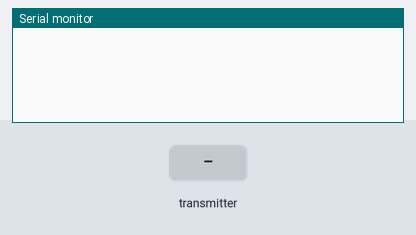
A sketch run on a simulated ESP8266 (NodeMCU). Parts: the last lines printed to the serial monitor. The inputs (shaded band) are chosen by the test bench. WiFi joins after 1.5 s; servers stay silent unless stated; no radio packets arrive unless stated.

Above: at 3.0 s.
3.1 s: the transmitter starts sending humidity1 = 0
At 4.6 s:
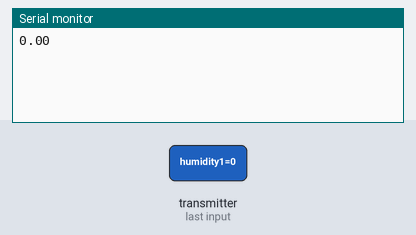
7.3 s: the transmitter starts sending temperature1 = 25
At 8.6 s:
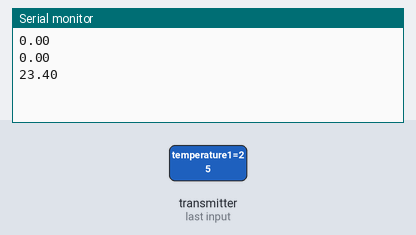
8.8 s: the transmitter starts sending temperature1 = 50
At 10.5 s:
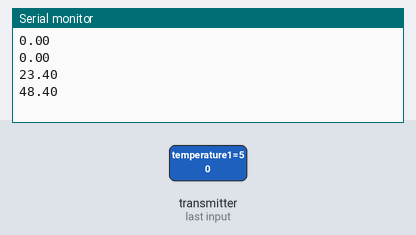
Timing chart, 0 to 12.0 s (numbered marks = the images above; inputs shaded):
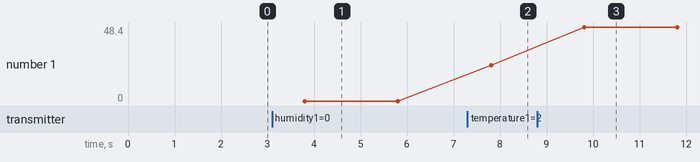

The sketch:

barn_temp_in.ino
```cpp
#define GREEN     "#23C48E"
#define RED       "#D3435C"

#include <ESP8266WiFi.h>
#include <BlynkSimpleEsp8266.h>
#include <SPI.h>
#include "nRF24L01.h"
#include "RF24.h"

unsigned long timer;
unsigned long timer2;

byte address[][6] = {"1Node", "2Node", "3Node", "4Node", "5Node", "6Node"};  //1Node - главный модуль; 2Node - модуль реле; 3Node - модуль сенсора воды

RF24 radio(D4, D2);
WidgetLED led0(V4);

char auth[] = "3e883JyisvmmRpfE9RrWlw_Qoa-B0vCX";
char ssid[] = "RT-WiFi_95B8";
char pass[] = "9edt3JgT";

struct Data {
  float humidity1;
  float temperature1;
  float humidity2;
  float temperature2;
};

Data data;

void setup(){
  Serial.begin(9600); //открываем порт для связи с ПК
  Blynk.begin(auth, ssid, pass);
  led0.on();
  timer = millis();
  setupRadio();
}

void loop() {
  Blynk.run();
  if (millis() - timer >= 2000) {
    if (radio.available()) {
       radio.read(&data, sizeof(data));
       data.temperature1 = data.temperature1 != 0 ? data.temperature1 - 1.6 : 0;
       data.temperature2 = data.temperature2 != 0 ? data.temperature2 - 0.9 : 0;
       data.humidity1 = data.humidity1 != 0 ? data.humidity1 + 4.0 : 0;
       data.humidity2 = data.humidity2 != 0 ? data.humidity2 - 3.0 : 0;
       Serial.println(data.temperature1);
       Blynk.setProperty(V4, "color", GREEN);
    } else {
      data.temperature1 = 0;
      data.humidity1 = 0;
      data.temperature2 = 0;
      data.humidity2 = 0;
      Blynk.setProperty(V4, "color", RED);

//      if (millis() - timer2 >= 120000) {
//         Blynk.notify("Модуль датчиков не активен 3 минуты");
//         timer2 = millis();
//      }

      Serial.println("Test2");
    }
    Blynk.virtualWrite(V0, data.temperature1);
    Blynk.virtualWrite(V1, data.humidity1);
    Blynk.virtualWrite(V2, data.temperature2);
    Blynk.virtualWrite(V3, data.humidity2);
    timer = millis();
  }
}

void setupRadio() {
  radio.begin(); //активировать модуль
  radio.setAutoAck(1);         //режим подтверждения приёма, 1 вкл 0 выкл
  radio.setRetries(1, 15);    //(время между попыткой достучаться, число попыток)
  radio.enableAckPayload();    //разрешить отсылку данных в ответ на входящий сигнал
  radio.setPayloadSize(32);     //размер пакета, в байтах
  radio.setChannel(0x6b);
  radio.openReadingPipe(1, address[0]);
  radio.setPALevel (RF24_PA_MAX); //уровень мощности передатчика. На выбор RF24_PA_MIN, RF24_PA_LOW, RF24_PA_HIGH, RF24_PA_MAX
  radio.setDataRate (RF24_250KBPS); //скорость обмена. На выбор RF24_2MBPS, RF24_1MBPS, RF24_250KBPS
  //должна быть одинакова на приёмнике и передатчике!
  //при самой низкой скорости имеем самую высокую чувствительность и дальность!!
  radio.powerUp(); //начать работу
  radio.startListening();
}
```

Measured:
- after the input at 3.1 s, the serial monitor: prints a new line after 0.70 s (image 1)
- after the input at 7.3 s, the serial monitor: prints a new line after 0.51 s (image 2)
- after the input at 8.8 s, the serial monitor: prints a new line after 1.0 s (image 3)
- plotted number 1: 0 → 23.4 after the input at 7.3 s, 23.4 → 48.4 after the input at 8.8 s
